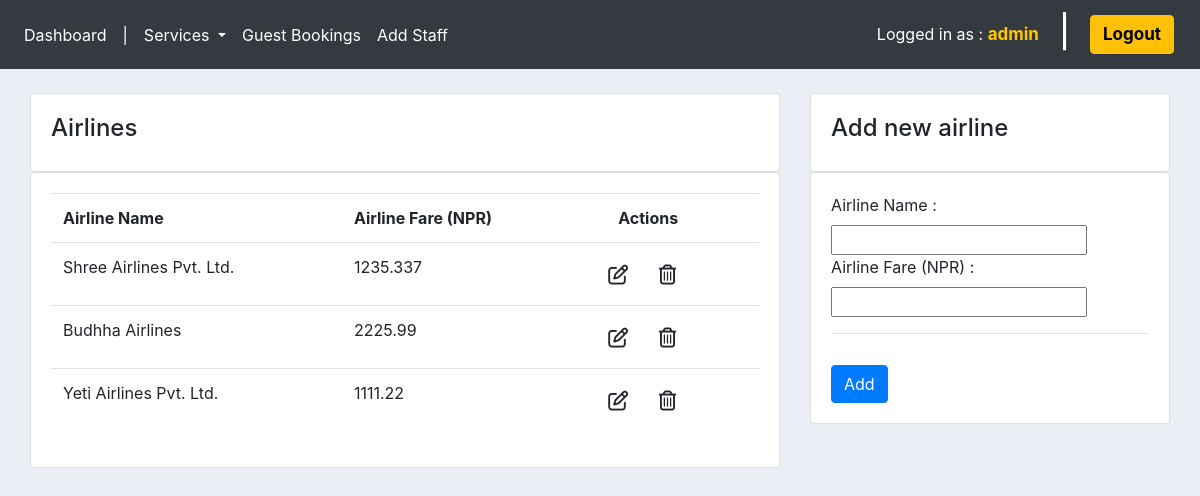
/airlines/ (signed in), run on an earlier commit of the app's database.
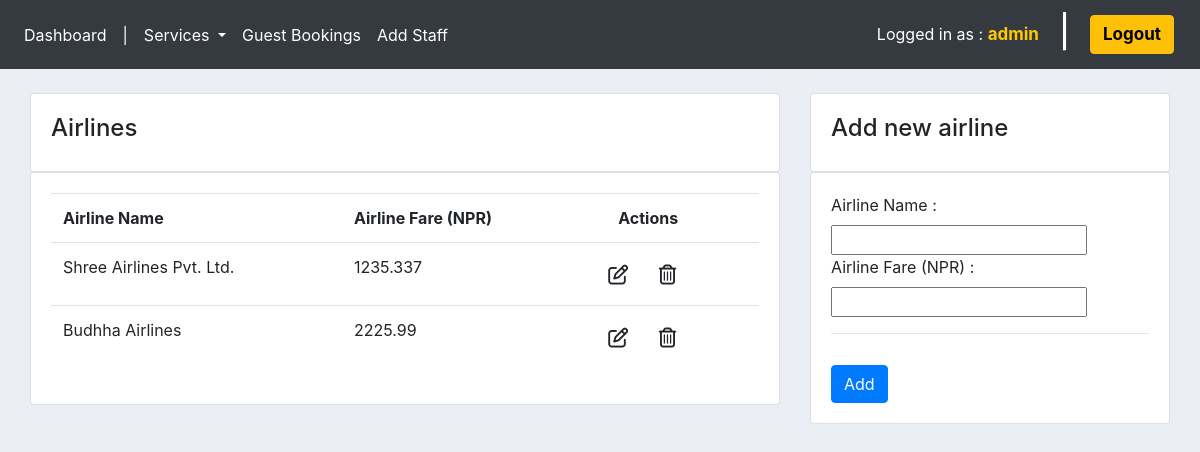
And on a later commit of the database.
### tour/models.py (models this page shows, shortened)
class Airline(models.Model):
    airlineName = models.CharField(max_length=200, null=True)
    fare = models.FloatField(max_length=200, null=True)

### ums/decorators.py (the view)
        def wrapper_func(request, *args, **kwargs):
            group = None
            if request.user.groups.exists():
                group = request.user.groups.all()[0].name
            if group in allowed_roles:
                return view_func(request, *args, **kwargs)
            else:
                return HttpResponse('Unauthorized access as ' + group + '.')

### tour/forms.py
class AirlineForm(ModelForm):
    class Meta:
        model = Airline
        fields = '__all__'

### tour/views.py (called while the page is built)
@login_required(login_url='login')
@allowed_users(allowed_roles=['admin', 'staff'])
def airlines(request):
    allAirlines = Airline.objects.all()
    form = AirlineForm()
    if request.method == 'POST':
        form = AirlineForm(request.POST)
        if form.is_valid():
            form.save()
            return redirect('airlines')
    context = {'allAirlines': allAirlines, 'form': form}
    return render(request, 'tour/airlines.html', context=context)

### tour/templates/tour/airlines.html (shortened to what this page needs)
{% extends 'ums/main.html' %}
{% load static %}
{% block content %}
<section class="container-fluid">
    <section class="row">
        <section class="col-md-8">
            <div class="card card-body">
                <span>
                    <h4>Airlines</h4>
                </span>
            </div>
            <div class="card card-body">
                <table class="table">
                    <tr>
                        <th>Airline Name</th>
                        <th>Airline Fare (NPR)</th>
                        <th style="padding-left: 35px;">Actions</th>
                    </tr>
                    {% for airline in allAirlines %}
                    <tr>
                        <td>{{airline.airlineName}}</td>
                        <td>{{airline.fare}}</td>
                        <td>
                            <a href="{% url 'update_airline' airline.id %}" class="btn" title="Update"><i class="far fa-edit fa-lg"></i></a>
                            <a href="{% url 'delete_airline' airline.id %}" class="btn" title="Delete"><i class="far fa-trash-alt fa-lg"></i></a>
                        </td>
                    </tr>
                    {% endfor %}
                </table>
            </div>
        </section>
        {% include 'tour/add_airline.html' %}
    </section>
</section>
{% endblock %}

What changed in the data, as far as the page shows it:
removed Airline: airlineName "Yeti Airlines Pvt. Ltd.", fare "1111.22"
